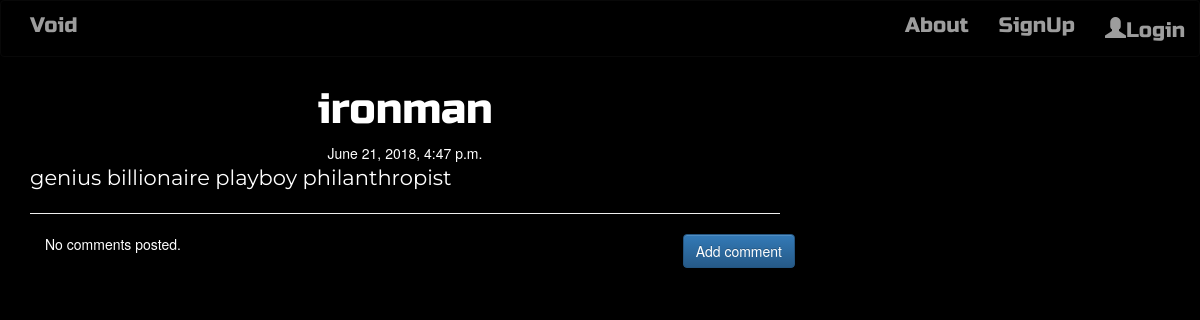
The app's page /post/4 with its own data.
### blog/models.py (models this page shows, shortened)
class Post(models.Model):
    author = models.ForeignKey(User, related_name="users", on_delete=models.CASCADE, null=True)
    user_name = models.CharField(max_length=500, null=True)
    title = models.CharField(max_length=1000)
    text = models.TextField()
    created_date = models.DateTimeField(default=timezone.now)
    published_date = models.DateTimeField(blank=True, null=True)

### blog/views.py (the view)
# urls.py: url(r'^post/(?P<pk>\d+)$', views.PostDetailView.as_view(), name='post_detail'),
class PostDetailView(DetailView):
    model = Post

### blog/templates/blog/post_detail.html (shortened to what this page needs)
{% extends 'blog/base.html' %}
{% block content %}
        <h1 class='posttitle loader'>{{ post.title }}</h1>
        {% if post.published_date %}
            <div class="date postdate">
                {{ post.published_date }}
            </div>
        {% else %}
            <a class="btn btn-default" href="{% url 'post_publish' pk=post.pk %}">Publish</a>
        {% endif %}
      <p class='postcontent' >{{ post.text|safe|linebreaksbr }}</p>
  <hr>
  <a class="btn btn-primary btn-comment" href="{% url 'add_comment_to_post' pk=post.pk %}">Add comment</a>
  <div class="container">
  {% for comment in post.comments.all %}
  <br>
      {% if user.is_authenticated %}
              {{ comment.created_date }}
          <p>{{ comment.text|safe|linebreaks }}</p>
          <p>Posted by: <strong>{{ comment.author }}</strong></p>
      {% endif %}
      {% empty %}
      <p>No comments posted.</p>
  {% endfor %}
</div>
{% endblock %}

### blog/static/css/blog.css (style rules this page uses)
.postdate { text-align: center; }
.posttitle { font-family: 'Russo One', sans-serif; font-size: 3em; text-align: center; }
.postcontent { font-family: 'Montserrat'; font-size: 1.5em; }
.btn-comment { position: absolute; right: 0px; }
body { background-color: black; color:white; }

### records on screen
Post: title "ironman", published_date "June 21, 2018, 4:47 p.m.", text "genius billionaire playboy philanthropist"
